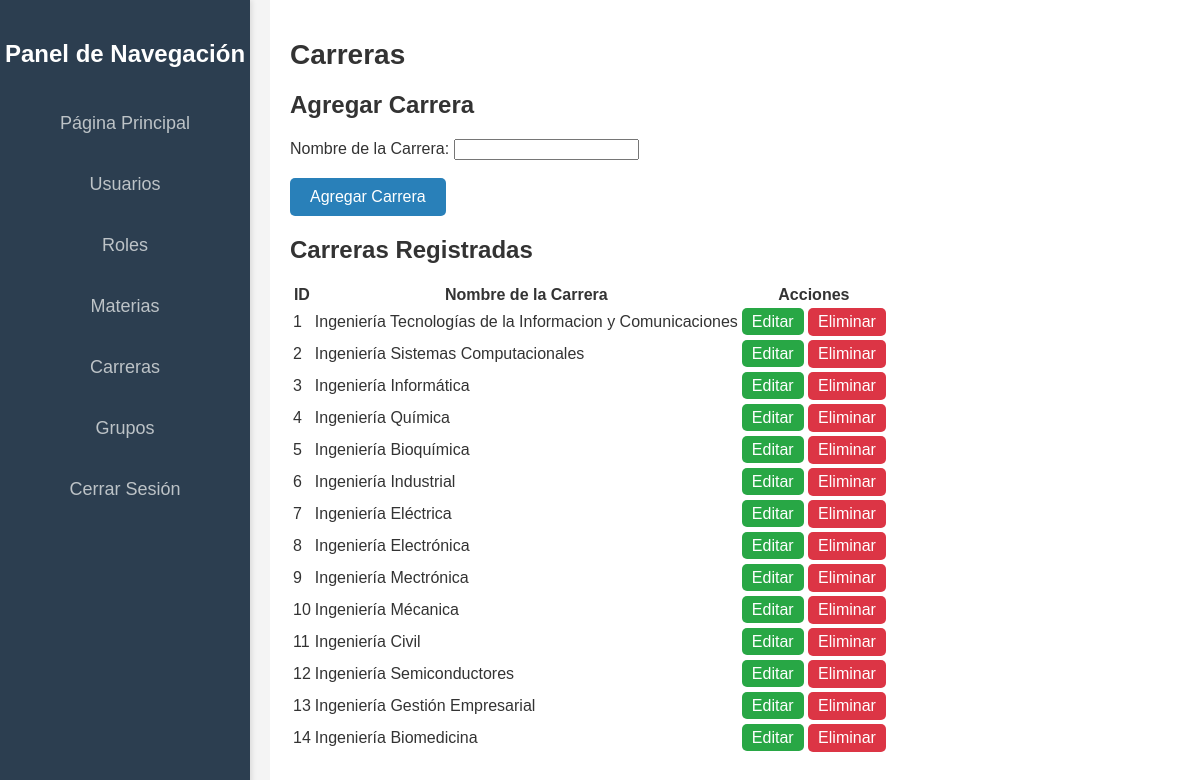
/public_html/Administrador/Carreras/Carreras.php (signed in), run on the app's committed database.
### tables this page shows
CREATE TABLE IF NOT EXISTS CARRERAS (
    IDCarrera INT AUTO_INCREMENT PRIMARY KEY,
    NombreCarrera VARCHAR(100) NOT NULL
);

### public_html/Administrador/Carreras/Carreras.php (the view, shortened to what this page needs)
<!DOCTYPE html>
<html lang="es">
<head>
    <link rel="stylesheet" href="../../src/styles/stylesA.css">
</head>
<body>
    <?php include '../sidebar_administrador.php'; ?>
    <div class='content'>
        <h1>Carreras</h1>
        <h2>Agregar Carrera</h2>
        <form action="agregar_carrera.php" method="POST">
            <label for="nombre_carrera">Nombre de la Carrera:</label>
            <input type="text" id="nombre_carrera" name="nombre_carrera" required><br><br>
            <button type="submit">Agregar Carrera</button>
        </form>
        <h2>Carreras Registradas</h2>
        <table>
            <tr><th>ID</th><th>Nombre de la Carrera</th><th>Acciones</th></tr>
            <?php
            include '../../src/conexion_escritura.php';
            $result = $conn->query("SELECT * FROM CARRERAS");
            while ($row = $result->fetch_assoc()) {
                echo "<tr>
                    <td>{$row['IDCarrera']}</td>
                    <td>{$row['NombreCarrera']}</td>
                    <td>
                        <a href='editar_carrera.php?id={$row['IDCarrera']}' class='boton-editar'>Editar</a>
                        <form action='eliminar_carrera.php' method='POST' style='display:inline;'>
                            <input type='hidden' name='id' value='{$row['IDCarrera']}'>
                            <button type='submit' class='boton-eliminar'>Eliminar</button>
                        </form>
                    </td>
                </tr>";
            }
            ?>
        </table>
    </div>
</body>
</html>

### public_html/Administrador/sidebar_administrador.php
<div class='sidebar'>
    <h2>Panel de Navegación</h2>
    <a href='/Administrador/dashboard_administrador.php'>Página Principal</a>
    <a href='/Administrador/Usuarios/Usuarios.php'>Usuarios</a>
    <a href='/Administrador/Roles/Roles.php'>Roles</a>
    <a href='/Administrador/Materias/Materias.php'>Materias</a>
    <a href='/Administrador/Carreras/Carreras.php'>Carreras</a>
    <a href='/Administrador/Grupos/Grupos.php'>Grupos</a>
    <a href='../../logout.php'>Cerrar Sesión</a>
</div>

### public_html/src/styles/stylesA.css (style rules this page uses)
body { font-family: Arial, sans-serif; background-color: #f4f4f4; margin: 0; padding: 0; color: #333; }
h1, h2 { color: #333; }
.sidebar { width: 250px; background-color: #2c3e50; position: fixed; top: 0; left: 0; height: 100%; padding-top: 20px; box-shadow: 2px 0 5px rgba(0, 0, 0, 0.1); }
.sidebar h2 { color: #fff; text-align: center; margin-bottom: 30px; }
.sidebar a { display: block; color: #bdc3c7; padding: 15px; text-decoration: none; text-align: center; margin: 10px 0; font-size: 18px; }
.content { margin-left: 270px; padding: 20px; min-height: 100vh; background-color: #fff; }
.content h1 { font-size: 28px; margin-bottom: 20px; }
button { background-color: #2980b9; color: white; padding: 10px 20px; border: none; border-radius: 5px; cursor: pointer; font-size: 16px; }

### public_html/Administrador/Carreras/Carreras.php (style rules this page uses)
.boton-editar { background-color: #28a745; color: white; padding: 5px 10px; border: none; border-radius: 5px; cursor: pointer; text-decoration: none; }
.boton-eliminar { background-color: #dc3545; color: white; padding: 5px 10px; border: none; border-radius: 5px; cursor: pointer; }

### data on the page
carreras: IDCarrera "1", NombreCarrera "Ingeniería Tecnologías de la Informacion y Comunicaciones"
carreras: IDCarrera "2", NombreCarrera "Ingeniería Sistemas Computacionales"
carreras: IDCarrera "3", NombreCarrera "Ingeniería Informática"
carreras: IDCarrera "4", NombreCarrera "Ingeniería Química"
carreras: IDCarrera "5", NombreCarrera "Ingeniería Bioquímica"
carreras: IDCarrera "6", NombreCarrera "Ingeniería Industrial"
carreras: IDCarrera "7", NombreCarrera "Ingeniería Eléctrica"
carreras: IDCarrera "8", NombreCarrera "Ingeniería Electrónica"
carreras: IDCarrera "9", NombreCarrera "Ingeniería Mectrónica"
carreras: IDCarrera "10", NombreCarrera "Ingeniería Mécanica"
carreras: IDCarrera "11", NombreCarrera "Ingeniería Civil"
carreras: IDCarrera "12", NombreCarrera "Ingeniería Semiconductores"
carreras: IDCarrera "13", NombreCarrera "Ingeniería Gestión Empresarial"
carreras: IDCarrera "14", NombreCarrera "Ingeniería Biomedicina"
